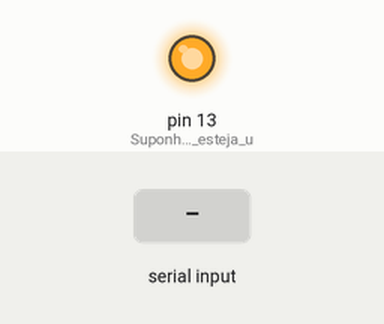
Recording of a sketch running on a simulated Arduino Uno, built with avr-gcc and run on an emulated ATmega328P. Parts: output pins drawn as LEDs (lit = HIGH). The test bench sets the inputs (shaded band).

Above: at 1.2 s.
1.3 s: "1" received over Serial
At 2.0 s:
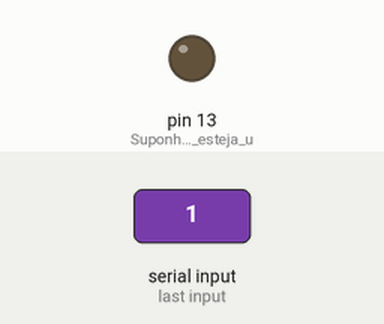
2.8 s: "0" received over Serial
At 3.1 s:
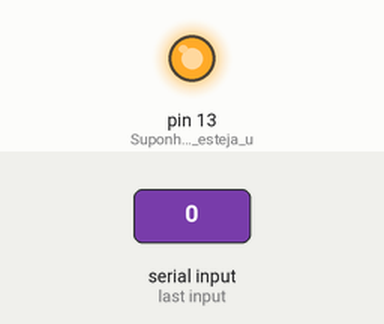
Timing chart, 0 to 5.8 s (numbered marks = the images above; inputs shaded):
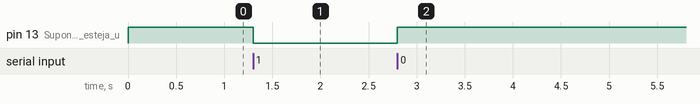

The sketch:

Conexao.ino
```cpp
int statusRelay; // Variável para armazenar o estado do relé

void setup() {
  Serial.begin(9600);
  // Configurar o pino do relé como saída
  pinMode(13, OUTPUT); // Suponha que você esteja usando o pino 13 para o controle do relé
  digitalWrite(13, HIGH); // Inicialmente, ligue o relé (HIGH)
}

void loop() {
  if (Serial.available() > 0) {
    statusRelay = Serial.read();
    if (statusRelay == '0') {
      digitalWrite(13, HIGH); // Desliga o relé (LOW)
    } else if (statusRelay == '1') {
      digitalWrite(13, LOW); // Liga o relé (HIGH)
    }
  }
}
```

Measured:
- after the input at 1.3 s, pin 13 (Suponha_que_você_esteja_u): HIGH → LOW at once
- after the input at 2.8 s, pin 13 (Suponha_que_você_esteja_u): LOW → HIGH at once
